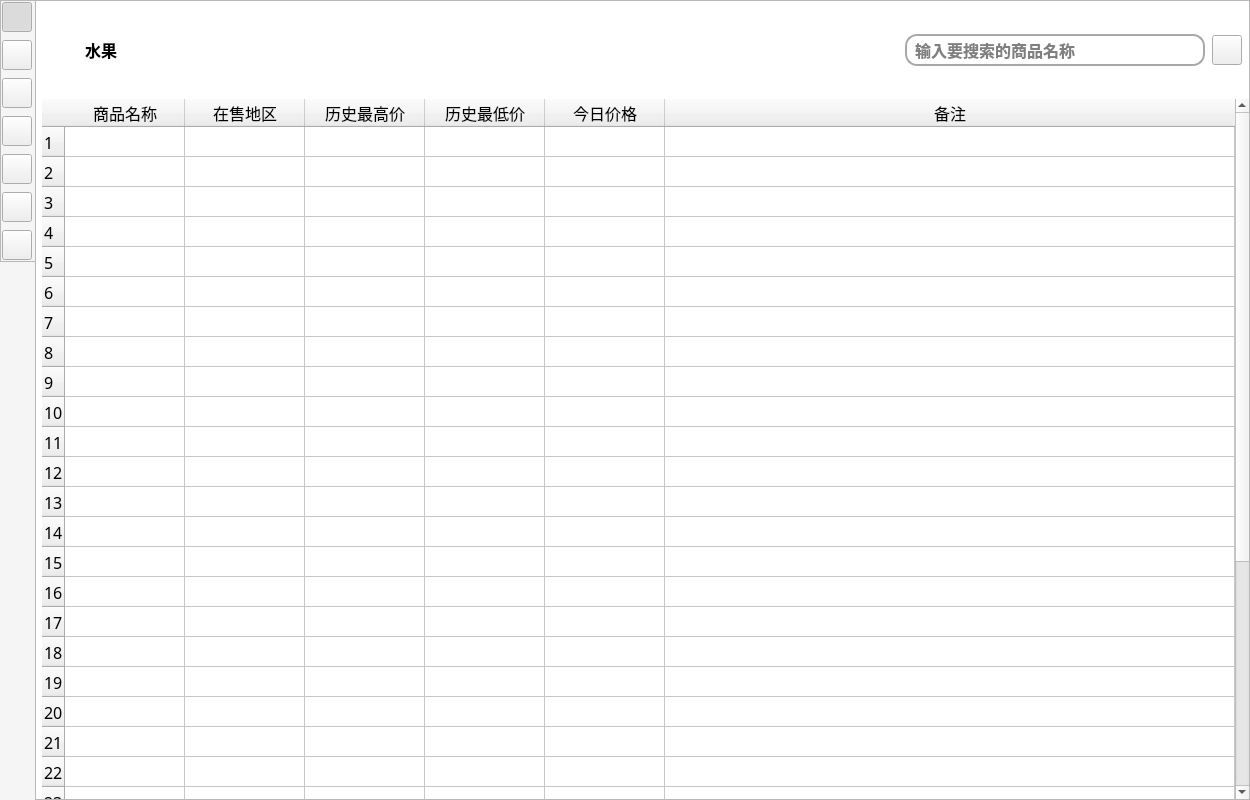
<?xml version="1.0" encoding="UTF-8"?>
<ui version="4.0">
 <class>MainWindow</class>
 <widget class="QMainWindow" name="MainWindow">
  <property name="geometry">
   <rect>
    <x>0</x>
    <y>0</y>
    <width>1250</width>
    <height>800</height>
   </rect>
  </property>
  <property name="windowTitle">
   <string>MainWindow</string>
  </property>
  <widget class="QWidget" name="centralwidget">
   <layout class="QHBoxLayout" name="horizontalLayout">
    <property name="spacing">
     <number>0</number>
    </property>
    <property name="leftMargin">
     <number>0</number>
    </property>
    <property name="topMargin">
     <number>0</number>
    </property>
    <property name="rightMargin">
     <number>0</number>
    </property>
    <property name="bottomMargin">
     <number>0</number>
    </property>
    <item>
     <widget class="QFrame" name="frame">
      <property name="maximumSize">
       <size>
        <width>35</width>
        <height>16777215</height>
       </size>
      </property>
      <property name="styleSheet">
       <string notr="true">#frame{

	
	background-color: rgb(245, 245, 246);
}</string>
      </property>
      <property name="frameShape">
       <enum>QFrame::NoFrame</enum>
      </property>
      <property name="frameShadow">
       <enum>QFrame::Raised</enum>
      </property>
      <layout class="QHBoxLayout" name="horizontalLayout_2">
       <property name="spacing">
        <number>0</number>
       </property>
       <property name="leftMargin">
        <number>0</number>
       </property>
       <property name="topMargin">
        <number>0</number>
       </property>
       <property name="rightMargin">
        <number>0</number>
       </property>
       <property name="bottomMargin">
        <number>0</number>
       </property>
       <item alignment="Qt::AlignLeft|Qt::AlignTop">
        <widget class="QFrame" name="frame_3">
         <property name="minimumSize">
          <size>
           <width>100</width>
           <height>0</height>
          </size>
         </property>
         <property name="maximumSize">
          <size>
           <width>16777215</width>
           <height>16777215</height>
          </size>
         </property>
         <property name="styleSheet">
          <string notr="true">QLabel{
	color: rgb(168, 168, 168);
}</string>
         </property>
         <property name="frameShape">
          <enum>QFrame::StyledPanel</enum>
         </property>
         <property name="frameShadow">
          <enum>QFrame::Raised</enum>
         </property>
         <layout class="QGridLayout" name="gridLayout">
          <property name="leftMargin">
           <number>0</number>
          </property>
          <property name="topMargin">
           <number>0</number>
          </property>
          <property name="rightMargin">
           <number>0</number>
          </property>
          <property name="bottomMargin">
           <number>0</number>
          </property>
          <property name="horizontalSpacing">
           <number>12</number>
          </property>
          <item row="3" column="0">
           <widget class="QPushButton" name="pushButton_4">
            <property name="minimumSize">
             <size>
              <width>32</width>
              <height>32</height>
             </size>
            </property>
            <property name="maximumSize">
             <size>
              <width>32</width>
              <height>32</height>
             </size>
            </property>
            <property name="styleSheet">
             <string notr="true">QPushButton{
	
	margin: 1px;
	border-image: url(:/icon/images/口红_lipstick.png);
}
QPushButton:hover{
	margin: 0px;
}
QPushButton:checked{
	margin: 1px;
	
	
	
	border-image: url(:/icon/images/口红_lipstick (1).png);
	
}
</string>
            </property>
            <property name="text">
             <string/>
            </property>
            <property name="checkable">
             <bool>true</bool>
            </property>
            <property name="autoExclusive">
             <bool>true</bool>
            </property>
           </widget>
          </item>
          <item row="1" column="0">
           <widget class="QPushButton" name="pushButton_2">
            <property name="minimumSize">
             <size>
              <width>32</width>
              <height>32</height>
             </size>
            </property>
            <property name="maximumSize">
             <size>
              <width>32</width>
              <height>32</height>
             </size>
            </property>
            <property name="styleSheet">
             <string notr="true">QPushButton{
	margin: 1px;
	border-image: url(:/icon/images/女大衣_women-coat.png);
}
QPushButton:hover{
	margin: 0px;
}
QPushButton:checked{
	margin: 1px;
	
	border-image: url(:/icon/images/女大衣_women-coat (1).png);
	
}
</string>
            </property>
            <property name="text">
             <string/>
            </property>
            <property name="checkable">
             <bool>true</bool>
            </property>
            <property name="autoExclusive">
             <bool>true</bool>
            </property>
           </widget>
          </item>
          <item row="5" column="0">
           <widget class="QPushButton" name="pushButton_6">
            <property name="minimumSize">
             <size>
              <width>32</width>
              <height>32</height>
             </size>
            </property>
            <property name="maximumSize">
             <size>
              <width>32</width>
              <height>32</height>
             </size>
            </property>
            <property name="styleSheet">
             <string notr="true">QPushButton{
	margin: 1px;
	
	border-image: url(:/icon/images/按摩椅1_massage-chair-one.png);
}
QPushButton:hover{
	margin: 0px;
}
QPushButton:checked{
	margin: 1px;
	
	
	
	
	
	border-image: url(:/icon/images/按摩椅1_massage-chair-one (1).png);
	
}
</string>
            </property>
            <property name="text">
             <string/>
            </property>
            <property name="checkable">
             <bool>true</bool>
            </property>
            <property name="autoExclusive">
             <bool>true</bool>
            </property>
           </widget>
          </item>
          <item row="6" column="0">
           <widget class="QPushButton" name="pushButton_7">
            <property name="minimumSize">
             <size>
              <width>32</width>
              <height>32</height>
             </size>
            </property>
            <property name="maximumSize">
             <size>
              <width>32</width>
              <height>32</height>
             </size>
            </property>
            <property name="styleSheet">
             <string notr="true">QPushButton{
	margin: 1px;
	border-image: url(:/icon/images/table (1).png);
}
QPushButton:hover{
	margin: 0px;
}
QPushButton:checked{
	margin: 1px;
	
	
	border-image: url(:/icon/images/table (2).png);
	
}</string>
            </property>
            <property name="text">
             <string/>
            </property>
            <property name="checkable">
             <bool>true</bool>
            </property>
            <property name="autoExclusive">
             <bool>true</bool>
            </property>
           </widget>
          </item>
          <item row="4" column="0">
           <widget class="QPushButton" name="pushButton_5">
            <property name="minimumSize">
             <size>
              <width>32</width>
              <height>32</height>
             </size>
            </property>
            <property name="maximumSize">
             <size>
              <width>32</width>
              <height>32</height>
             </size>
            </property>
            <property name="styleSheet">
             <string notr="true">QPushButton{
	margin: 1px;
	
	border-image: url(:/icon/images/美容_makeups.png);
}
QPushButton:hover{
	margin: 0px;
}
QPushButton:checked{
	margin: 1px;
	
	
	
	
	border-image: url(:/icon/images/美容_makeups (1).png);
	
}
</string>
            </property>
            <property name="text">
             <string/>
            </property>
            <property name="checkable">
             <bool>true</bool>
            </property>
            <property name="autoExclusive">
             <bool>true</bool>
            </property>
           </widget>
          </item>
          <item row="0" column="0">
           <widget class="QPushButton" name="pushButton">
            <property name="minimumSize">
             <size>
              <width>32</width>
              <height>32</height>
             </size>
            </property>
            <property name="maximumSize">
             <size>
              <width>32</width>
              <height>32</height>
             </size>
            </property>
            <property name="styleSheet">
             <string notr="true">QPushButton{
	margin: 1px;
	border-image: url(:/icon/images/苹果_apple-one.png);

}
QPushButton:hover{
	margin: 0px;
}
QPushButton:checked{
	
	border-image: url(:/icon/images/苹果_apple-one (1).png);
	margin: 1px;
}
</string>
            </property>
            <property name="text">
             <string/>
            </property>
            <property name="checkable">
             <bool>true</bool>
            </property>
            <property name="checked">
             <bool>true</bool>
            </property>
            <property name="autoExclusive">
             <bool>true</bool>
            </property>
           </widget>
          </item>
          <item row="2" column="0">
           <widget class="QPushButton" name="pushButton_3">
            <property name="minimumSize">
             <size>
              <width>32</width>
              <height>32</height>
             </size>
            </property>
            <property name="maximumSize">
             <size>
              <width>32</width>
              <height>32</height>
             </size>
            </property>
            <property name="styleSheet">
             <string notr="true">QPushButton{
	margin: 1px;
	
	border-image: url(:/icon/images/手机_phone.png);
}
QPushButton:hover{
	margin: 0px;
}
QPushButton:checked{
	margin: 1px;
	
	
	border-image: url(:/icon/images/手机_phone (1).png);
	
}
</string>
            </property>
            <property name="text">
             <string/>
            </property>
            <property name="checkable">
             <bool>true</bool>
            </property>
            <property name="autoExclusive">
             <bool>true</bool>
            </property>
           </widget>
          </item>
          <item row="0" column="1" alignment="Qt::AlignLeft">
           <widget class="QLabel" name="label">
            <property name="font">
             <font>
              <family>微软雅黑</family>
              <pointsize>12</pointsize>
              <weight>75</weight>
              <bold>true</bold>
             </font>
            </property>
            <property name="text">
             <string>水果</string>
            </property>
           </widget>
          </item>
          <item row="1" column="1" alignment="Qt::AlignLeft">
           <widget class="QLabel" name="label_2">
            <property name="font">
             <font>
              <family>微软雅黑</family>
              <pointsize>12</pointsize>
              <weight>75</weight>
              <bold>true</bold>
             </font>
            </property>
            <property name="text">
             <string>服装</string>
            </property>
           </widget>
          </item>
          <item row="2" column="1" alignment="Qt::AlignLeft">
           <widget class="QLabel" name="label_3">
            <property name="font">
             <font>
              <family>微软雅黑</family>
              <pointsize>12</pointsize>
              <weight>75</weight>
              <bold>true</bold>
             </font>
            </property>
            <property name="text">
             <string>手机</string>
            </property>
           </widget>
          </item>
          <item row="3" column="1" alignment="Qt::AlignLeft">
           <widget class="QLabel" name="label_4">
            <property name="font">
             <font>
              <family>微软雅黑</family>
              <pointsize>12</pointsize>
              <weight>75</weight>
              <bold>true</bold>
             </font>
            </property>
            <property name="text">
             <string>化妆品</string>
            </property>
           </widget>
          </item>
          <item row="4" column="1" alignment="Qt::AlignLeft">
           <widget class="QLabel" name="label_5">
            <property name="font">
             <font>
              <family>微软雅黑</family>
              <pointsize>12</pointsize>
              <weight>75</weight>
              <bold>true</bold>
             </font>
            </property>
            <property name="text">
             <string>护肤品</string>
            </property>
           </widget>
          </item>
          <item row="5" column="1" alignment="Qt::AlignLeft">
           <widget class="QLabel" name="label_6">
            <property name="font">
             <font>
              <family>微软雅黑</family>
              <pointsize>12</pointsize>
              <weight>75</weight>
              <bold>true</bold>
             </font>
            </property>
            <property name="text">
             <string>椅子</string>
            </property>
           </widget>
          </item>
          <item row="6" column="1" alignment="Qt::AlignLeft">
           <widget class="QLabel" name="label_7">
            <property name="font">
             <font>
              <family>微软雅黑</family>
              <pointsize>12</pointsize>
              <weight>75</weight>
              <bold>true</bold>
             </font>
            </property>
            <property name="text">
             <string>桌子</string>
            </property>
           </widget>
          </item>
         </layout>
        </widget>
       </item>
      </layout>
     </widget>
    </item>
    <item>
     <widget class="QFrame" name="frame_2">
      <property name="sizePolicy">
       <sizepolicy hsizetype="Expanding" vsizetype="Preferred">
        <horstretch>0</horstretch>
        <verstretch>0</verstretch>
       </sizepolicy>
      </property>
      <property name="frameShape">
       <enum>QFrame::StyledPanel</enum>
      </property>
      <property name="frameShadow">
       <enum>QFrame::Raised</enum>
      </property>
      <layout class="QVBoxLayout" name="verticalLayout">
       <property name="spacing">
        <number>0</number>
       </property>
       <property name="leftMargin">
        <number>0</number>
       </property>
       <property name="topMargin">
        <number>0</number>
       </property>
       <property name="rightMargin">
        <number>0</number>
       </property>
       <property name="bottomMargin">
        <number>0</number>
       </property>
       <item alignment="Qt::AlignTop">
        <widget class="QFrame" name="frame_4">
         <property name="styleSheet">
          <string notr="true">#frame_4{
	
	background-color: rgb(255, 255, 255);
}</string>
         </property>
         <property name="frameShape">
          <enum>QFrame::NoFrame</enum>
         </property>
         <property name="frameShadow">
          <enum>QFrame::Raised</enum>
         </property>
         <layout class="QHBoxLayout" name="horizontalLayout_3">
          <property name="leftMargin">
           <number>6</number>
          </property>
          <property name="topMargin">
           <number>33</number>
          </property>
          <property name="rightMargin">
           <number>6</number>
          </property>
          <property name="bottomMargin">
           <number>33</number>
          </property>
          <item>
           <widget class="QPushButton" name="pushButton_8">
            <property name="styleSheet">
             <string notr="true">border: none;</string>
            </property>
            <property name="text">
             <string/>
            </property>
            <property name="icon">
             <iconset resource="icon.qrc">
              <normaloff>:/icon/images/双右_double-right.png</normaloff>:/icon/images/双右_double-right.png</iconset>
            </property>
            <property name="iconSize">
             <size>
              <width>32</width>
              <height>32</height>
             </size>
            </property>
           </widget>
          </item>
          <item>
           <widget class="QComboBox" name="comboBox">
            <property name="minimumSize">
             <size>
              <width>0</width>
              <height>32</height>
             </size>
            </property>
            <property name="font">
             <font>
              <family>微软雅黑</family>
              <pointsize>12</pointsize>
              <weight>75</weight>
              <bold>true</bold>
             </font>
            </property>
            <property name="styleSheet">
             <string notr="true">QComboBox{
	border: none;

}
QComboBox::down-arrow{
	
	border-image: url(:/icon/images/下_down.png);
}
QComboBox::down-arrow:on{
	
	
	border-image: url(:/icon/images/上_up.png);
}

QComboBox::drop-down{
	background: transparent;
}</string>
            </property>
            <property name="sizeAdjustPolicy">
             <enum>QComboBox::AdjustToContents</enum>
            </property>
            <property name="minimumContentsLength">
             <number>6</number>
            </property>
            <item>
             <property name="text">
              <string>水果</string>
             </property>
            </item>
            <item>
             <property name="text">
              <string>服装</string>
             </property>
            </item>
            <item>
             <property name="text">
              <string>手机</string>
             </property>
            </item>
            <item>
             <property name="text">
              <string>化妆品</string>
             </property>
            </item>
            <item>
             <property name="text">
              <string>护肤品</string>
             </property>
            </item>
            <item>
             <property name="text">
              <string>椅子</string>
             </property>
            </item>
            <item>
             <property name="text">
              <string>桌子</string>
             </property>
            </item>
           </widget>
          </item>
          <item>
           <spacer name="horizontalSpacer">
            <property name="orientation">
             <enum>Qt::Horizontal</enum>
            </property>
            <property name="sizeHint" stdset="0">
             <size>
              <width>40</width>
              <height>20</height>
             </size>
            </property>
           </spacer>
          </item>
          <item>
           <widget class="QLineEdit" name="lineEdit">
            <property name="minimumSize">
             <size>
              <width>300</width>
              <height>32</height>
             </size>
            </property>
            <property name="maximumSize">
             <size>
              <width>300</width>
              <height>16777215</height>
             </size>
            </property>
            <property name="font">
             <font>
              <family>微软雅黑</family>
              <pointsize>12</pointsize>
              <weight>75</weight>
              <bold>true</bold>
             </font>
            </property>
            <property name="styleSheet">
             <string notr="true">QLineEdit{
	border: 2px solid rgb(168, 168, 168);
	border-radius: 12px;
	padding-left: 6px;

}</string>
            </property>
            <property name="placeholderText">
             <string>输入要搜索的商品名称</string>
            </property>
           </widget>
          </item>
          <item>
           <widget class="QPushButton" name="pushButton_9">
            <property name="minimumSize">
             <size>
              <width>32</width>
              <height>32</height>
             </size>
            </property>
            <property name="maximumSize">
             <size>
              <width>32</width>
              <height>32</height>
             </size>
            </property>
            <property name="styleSheet">
             <string notr="true">QPushButton{
	margin: 1px;
	border-image: url(:/icon/images/添加_add-one.png);
}
QPushButton:hover{
	margin: 0px;
}
QPushButton:pressed{
	margin: 1px;
}</string>
            </property>
            <property name="text">
             <string/>
            </property>
           </widget>
          </item>
         </layout>
        </widget>
       </item>
       <item>
        <widget class="QFrame" name="frame_5">
         <property name="sizePolicy">
          <sizepolicy hsizetype="Preferred" vsizetype="Expanding">
           <horstretch>0</horstretch>
           <verstretch>0</verstretch>
          </sizepolicy>
         </property>
         <property name="styleSheet">
          <string notr="true">#frame_5{
	
	background-color: rgb(255, 255, 255);
}</string>
         </property>
         <property name="frameShape">
          <enum>QFrame::NoFrame</enum>
         </property>
         <property name="frameShadow">
          <enum>QFrame::Raised</enum>
         </property>
         <layout class="QVBoxLayout" name="verticalLayout_2">
          <property name="spacing">
           <number>0</number>
          </property>
          <property name="leftMargin">
           <number>0</number>
          </property>
          <property name="topMargin">
           <number>0</number>
          </property>
          <property name="rightMargin">
           <number>0</number>
          </property>
          <property name="bottomMargin">
           <number>0</number>
          </property>
          <item>
           <widget class="QStackedWidget" name="stackedWidget">
            <widget class="QWidget" name="page">
             <layout class="QVBoxLayout" name="verticalLayout_3">
              <property name="spacing">
               <number>0</number>
              </property>
              <property name="leftMargin">
               <number>6</number>
              </property>
              <property name="topMargin">
               <number>0</number>
              </property>
              <property name="rightMargin">
               <number>0</number>
              </property>
              <property name="bottomMargin">
               <number>0</number>
              </property>
              <item>
               <widget class="QTableWidget" name="tableWidget">
                <property name="font">
                 <font>
                  <family>微软雅黑</family>
                  <pointsize>12</pointsize>
                  <weight>9</weight>
                  <italic>false</italic>
                  <bold>false</bold>
                 </font>
                </property>
                <property name="styleSheet">
                 <string notr="true">font: 75 12pt &quot;微软雅黑&quot;;</string>
                </property>
                <property name="frameShape">
                 <enum>QFrame::NoFrame</enum>
                </property>
                <property name="rowCount">
                 <number>33</number>
                </property>
                <attribute name="horizontalHeaderMinimumSectionSize">
                 <number>120</number>
                </attribute>
                <attribute name="horizontalHeaderStretchLastSection">
                 <bool>true</bool>
                </attribute>
                <row/>
                <row/>
                <row/>
                <row/>
                <row/>
                <row/>
                <row/>
                <row/>
                <row/>
                <row/>
                <row/>
                <row/>
                <row/>
                <row/>
                <row/>
                <row/>
                <row/>
                <row/>
                <row/>
                <row/>
                <row/>
                <row/>
                <row/>
                <row/>
                <row/>
                <row/>
                <row/>
                <row/>
                <row/>
                <row/>
                <row/>
                <row/>
                <row/>
                <column>
                 <property name="text">
                  <string>商品名称</string>
                 </property>
                </column>
                <column>
                 <property name="text">
                  <string>在售地区</string>
                 </property>
                </column>
                <column>
                 <property name="text">
                  <string>历史最高价</string>
                 </property>
                </column>
                <column>
                 <property name="text">
                  <string>历史最低价</string>
                 </property>
                </column>
                <column>
                 <property name="text">
                  <string>今日价格</string>
                 </property>
                </column>
                <column>
                 <property name="text">
                  <string>备注</string>
                 </property>
                </column>
               </widget>
              </item>
             </layout>
            </widget>
            <widget class="QWidget" name="page_2">
             <layout class="QHBoxLayout" name="horizontalLayout_4">
              <item>
               <widget class="QLabel" name="label_8">
                <property name="font">
                 <font>
                  <family>微软雅黑</family>
                  <pointsize>12</pointsize>
                  <weight>75</weight>
                  <bold>true</bold>
                 </font>
                </property>
                <property name="styleSheet">
                 <string notr="true">color: rgb(85, 255, 127)</string>
                </property>
                <property name="text">
                 <string>服装</string>
                </property>
                <property name="alignment">
                 <set>Qt::AlignCenter</set>
                </property>
               </widget>
              </item>
             </layout>
            </widget>
            <widget class="QWidget" name="page_3">
             <layout class="QHBoxLayout" name="horizontalLayout_5">
              <item>
               <widget class="QLabel" name="label_9">
                <property name="font">
                 <font>
                  <family>微软雅黑</family>
                  <pointsize>12</pointsize>
                  <weight>75</weight>
                  <bold>true</bold>
                 </font>
                </property>
                <property name="styleSheet">
                 <string notr="true">color: rgb(255, 170, 0)</string>
                </property>
                <property name="text">
                 <string>手机</string>
                </property>
                <property name="alignment">
                 <set>Qt::AlignCenter</set>
                </property>
               </widget>
              </item>
             </layout>
            </widget>
            <widget class="QWidget" name="page_4">
             <layout class="QHBoxLayout" name="horizontalLayout_6">
              <item>
               <widget class="QLabel" name="label_10">
                <property name="font">
                 <font>
                  <family>微软雅黑</family>
                  <pointsize>12</pointsize>
                  <weight>75</weight>
                  <bold>true</bold>
                 </font>
                </property>
                <property name="styleSheet">
                 <string notr="true">color: rgb(255, 0, 0)</string>
                </property>
                <property name="text">
                 <string>化妆品</string>
                </property>
                <property name="alignment">
                 <set>Qt::AlignCenter</set>
                </property>
               </widget>
              </item>
             </layout>
            </widget>
            <widget class="QWidget" name="page_5">
             <layout class="QHBoxLayout" name="horizontalLayout_7">
              <item>
               <widget class="QLabel" name="label_11">
                <property name="font">
                 <font>
                  <family>微软雅黑</family>
                  <pointsize>12</pointsize>
                  <weight>75</weight>
                  <bold>true</bold>
                 </font>
                </property>
                <property name="styleSheet">
                 <string notr="true">color: rgb(0, 85, 127)</string>
                </property>
                <property name="text">
                 <string>护肤品</string>
                </property>
                <property name="alignment">
                 <set>Qt::AlignCenter</set>
                </property>
               </widget>
              </item>
             </layout>
            </widget>
            <widget class="QWidget" name="page_6">
             <layout class="QHBoxLayout" name="horizontalLayout_8">
              <item>
               <widget class="QLabel" name="label_12">
                <property name="font">
                 <font>
                  <family>微软雅黑</family>
                  <pointsize>12</pointsize>
                  <weight>75</weight>
                  <bold>true</bold>
                 </font>
                </property>
                <property name="styleSheet">
                 <string notr="true">color: rgb(0, 85, 127)</string>
                </property>
                <property name="text">
                 <string>椅子</string>
                </property>
                <property name="alignment">
                 <set>Qt::AlignCenter</set>
                </property>
               </widget>
              </item>
             </layout>
            </widget>
            <widget class="QWidget" name="page_7">
             <layout class="QHBoxLayout" name="horizontalLayout_9">
              <item>
               <widget class="QLabel" name="label_13">
                <property name="font">
                 <font>
                  <family>微软雅黑</family>
                  <pointsize>12</pointsize>
                  <weight>75</weight>
                  <bold>true</bold>
                 </font>
                </property>
                <property name="styleSheet">
                 <string notr="true">color: rgb(0, 85, 127)</string>
                </property>
                <property name="text">
                 <string>桌子</string>
                </property>
                <property name="alignment">
                 <set>Qt::AlignCenter</set>
                </property>
               </widget>
              </item>
             </layout>
            </widget>
           </widget>
          </item>
         </layout>
        </widget>
       </item>
      </layout>
     </widget>
    </item>
   </layout>
  </widget>
 </widget>
 <resources>
  <include location="icon.qrc"/>
 </resources>
 <connections/>
</ui>
